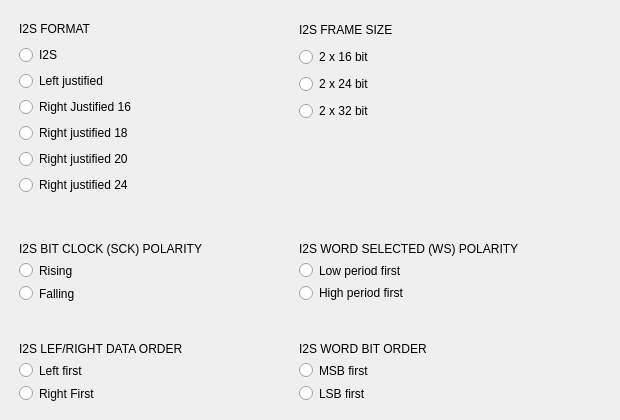
<?xml version="1.0" encoding="UTF-8"?>
<ui version="4.0">
 <class>DAsetupDialog</class>
 <widget class="QDialog" name="DAsetupDialog">
  <property name="geometry">
   <rect>
    <x>0</x>
    <y>0</y>
    <width>620</width>
    <height>420</height>
   </rect>
  </property>
  <property name="sizePolicy">
   <sizepolicy hsizetype="Fixed" vsizetype="Fixed">
    <horstretch>0</horstretch>
    <verstretch>0</verstretch>
   </sizepolicy>
  </property>
  <property name="minimumSize">
   <size>
    <width>620</width>
    <height>420</height>
   </size>
  </property>
  <property name="maximumSize">
   <size>
    <width>620</width>
    <height>420</height>
   </size>
  </property>
  <property name="contextMenuPolicy">
   <enum>Qt::NoContextMenu</enum>
  </property>
  <property name="windowTitle">
   <string>I2S setup</string>
  </property>
  <property name="windowIcon">
   <iconset resource="Resources.qrc">
    <normaloff>:/mlogo3_resized_300x234.png</normaloff>:/mlogo3_resized_300x234.png</iconset>
  </property>
  <property name="window_background" stdset="0">
   <string>wind__background</string>
  </property>
  <widget class="QFrame" name="verticalFrame">
   <property name="geometry">
    <rect>
     <x>10</x>
     <y>10</y>
     <width>261</width>
     <height>201</height>
    </rect>
   </property>
   <layout class="QVBoxLayout" name="verticalLayout">
    <item>
     <widget class="QLabel" name="label_2_DA">
      <property name="minimumSize">
       <size>
        <width>0</width>
        <height>20</height>
       </size>
      </property>
      <property name="maximumSize">
       <size>
        <width>16777215</width>
        <height>20</height>
       </size>
      </property>
      <property name="text">
       <string>I2S FORMAT</string>
      </property>
      <property name="lable_radio_butto_header" stdset="0">
       <string>set</string>
      </property>
     </widget>
    </item>
    <item>
     <widget class="QRadioButton" name="I2Sradio">
      <property name="text">
       <string>I2S</string>
      </property>
      <property name="simpl_radio_but" stdset="0">
       <string>set</string>
      </property>
      <property name="radio_but_I2S_unchecked" stdset="0">
       <string>unchecked</string>
      </property>
      <property name="radio_but_I2S_checked" stdset="0">
       <string>checked</string>
      </property>
     </widget>
    </item>
    <item>
     <widget class="QRadioButton" name="LeftRadio">
      <property name="text">
       <string>Left justified</string>
      </property>
      <property name="simpl_radio_but" stdset="0">
       <string>set</string>
      </property>
      <property name="radio_but_I2S_unchecked" stdset="0">
       <string>unchecked</string>
      </property>
      <property name="radio_but_I2S_checked" stdset="0">
       <string>checked</string>
      </property>
     </widget>
    </item>
    <item>
     <widget class="QRadioButton" name="right16radio">
      <property name="text">
       <string>Right Justified 16</string>
      </property>
      <property name="simpl_radio_but" stdset="0">
       <string>set</string>
      </property>
      <property name="radio_but_I2S_unchecked" stdset="0">
       <string>unchecked</string>
      </property>
      <property name="radio_but_I2S_checked" stdset="0">
       <string>checked</string>
      </property>
     </widget>
    </item>
    <item>
     <widget class="QRadioButton" name="right18radio">
      <property name="text">
       <string>Right justified 18</string>
      </property>
      <property name="simpl_radio_but" stdset="0">
       <string>set</string>
      </property>
      <property name="radio_but_I2S_unchecked" stdset="0">
       <string>unchecked</string>
      </property>
      <property name="radio_but_I2S_checked" stdset="0">
       <string>checked</string>
      </property>
     </widget>
    </item>
    <item>
     <widget class="QRadioButton" name="right20radio">
      <property name="text">
       <string>Right justified 20</string>
      </property>
      <property name="simpl_radio_but" stdset="0">
       <string>set</string>
      </property>
      <property name="radio_but_I2S_unchecked" stdset="0">
       <string>unchecked</string>
      </property>
      <property name="radio_but_I2S_checked" stdset="0">
       <string>checked</string>
      </property>
     </widget>
    </item>
    <item>
     <widget class="QRadioButton" name="right24radio">
      <property name="text">
       <string>Right justified 24</string>
      </property>
      <property name="simpl_radio_but" stdset="0">
       <string>set</string>
      </property>
      <property name="radio_but_I2S_unchecked" stdset="0">
       <string>unchecked</string>
      </property>
      <property name="radio_but_I2S_checked" stdset="0">
       <string>checked</string>
      </property>
     </widget>
    </item>
   </layout>
  </widget>
  <widget class="QFrame" name="verticalFrame_2">
   <property name="geometry">
    <rect>
     <x>290</x>
     <y>10</y>
     <width>321</width>
     <height>121</height>
    </rect>
   </property>
   <layout class="QVBoxLayout" name="verticalLayout_2">
    <item>
     <widget class="QLabel" name="label_4_DA">
      <property name="minimumSize">
       <size>
        <width>0</width>
        <height>20</height>
       </size>
      </property>
      <property name="maximumSize">
       <size>
        <width>16777215</width>
        <height>20</height>
       </size>
      </property>
      <property name="text">
       <string>I2S FRAME SIZE</string>
      </property>
      <property name="lable_radio_butto_header" stdset="0">
       <string>set</string>
      </property>
     </widget>
    </item>
    <item>
     <widget class="QRadioButton" name="frame16">
      <property name="text">
       <string>2 x 16 bit</string>
      </property>
      <property name="simpl_radio_but" stdset="0">
       <string>set</string>
      </property>
      <property name="radio_but_I2S_unchecked" stdset="0">
       <string>unchecked</string>
      </property>
      <property name="radio_but_I2S_checked" stdset="0">
       <string>checked</string>
      </property>
     </widget>
    </item>
    <item>
     <widget class="QRadioButton" name="frame24">
      <property name="text">
       <string>2 x 24 bit</string>
      </property>
      <property name="simpl_radio_but" stdset="0">
       <string>set</string>
      </property>
      <property name="radio_but_I2S_unchecked" stdset="0">
       <string>unchecked</string>
      </property>
      <property name="radio_but_I2S_checked" stdset="0">
       <string>checked</string>
      </property>
     </widget>
    </item>
    <item>
     <widget class="QRadioButton" name="frame32">
      <property name="text">
       <string>2 x 32 bit</string>
      </property>
      <property name="simpl_radio_but" stdset="0">
       <string>set</string>
      </property>
      <property name="radio_but_I2S_unchecked" stdset="0">
       <string>unchecked</string>
      </property>
      <property name="radio_but_I2S_checked" stdset="0">
       <string>checked</string>
      </property>
     </widget>
    </item>
   </layout>
  </widget>
  <widget class="QFrame" name="verticalFrame">
   <property name="geometry">
    <rect>
     <x>10</x>
     <y>230</y>
     <width>261</width>
     <height>81</height>
    </rect>
   </property>
   <layout class="QVBoxLayout" name="verticalLayout_3">
    <item>
     <widget class="QLabel" name="label_3_DA">
      <property name="minimumSize">
       <size>
        <width>0</width>
        <height>20</height>
       </size>
      </property>
      <property name="maximumSize">
       <size>
        <width>16777215</width>
        <height>20</height>
       </size>
      </property>
      <property name="text">
       <string>I2S BIT CLOCK (SCK) POLARITY</string>
      </property>
      <property name="lable_radio_butto_header" stdset="0">
       <string>set</string>
      </property>
     </widget>
    </item>
    <item>
     <widget class="QRadioButton" name="sckpolRisingradio">
      <property name="text">
       <string>Rising</string>
      </property>
      <property name="simpl_radio_but" stdset="0">
       <string>set</string>
      </property>
      <property name="radio_but_I2S_unchecked" stdset="0">
       <string>unchecked</string>
      </property>
      <property name="radio_but_I2S_checked" stdset="0">
       <string>checked</string>
      </property>
     </widget>
    </item>
    <item>
     <widget class="QRadioButton" name="sckpolFallingRadio">
      <property name="text">
       <string>Falling</string>
      </property>
      <property name="simpl_radio_but" stdset="0">
       <string>set</string>
      </property>
      <property name="radio_but_I2S_unchecked" stdset="0">
       <string>unchecked</string>
      </property>
      <property name="radio_but_I2S_checked" stdset="0">
       <string>checked</string>
      </property>
     </widget>
    </item>
   </layout>
  </widget>
  <widget class="QFrame" name="verticalFrame">
   <property name="geometry">
    <rect>
     <x>290</x>
     <y>230</y>
     <width>321</width>
     <height>80</height>
    </rect>
   </property>
   <layout class="QVBoxLayout" name="verticalLayout_4">
    <item>
     <widget class="QLabel" name="label_5_DA">
      <property name="minimumSize">
       <size>
        <width>0</width>
        <height>20</height>
       </size>
      </property>
      <property name="maximumSize">
       <size>
        <width>16777215</width>
        <height>20</height>
       </size>
      </property>
      <property name="text">
       <string>I2S WORD SELECTED (WS) POLARITY</string>
      </property>
      <property name="lable_radio_butto_header" stdset="0">
       <string>set</string>
      </property>
     </widget>
    </item>
    <item>
     <widget class="QRadioButton" name="wsPolRise">
      <property name="text">
       <string>Low period first</string>
      </property>
      <property name="simpl_radio_but" stdset="0">
       <string>set</string>
      </property>
      <property name="radio_but_I2S_unchecked" stdset="0">
       <string>unchecked</string>
      </property>
      <property name="radio_but_I2S_checked" stdset="0">
       <string>checked</string>
      </property>
     </widget>
    </item>
    <item>
     <widget class="QRadioButton" name="wsPolFall">
      <property name="text">
       <string>High period first</string>
      </property>
      <property name="simpl_radio_but" stdset="0">
       <string>set</string>
      </property>
      <property name="radio_but_I2S_unchecked" stdset="0">
       <string>unchecked</string>
      </property>
      <property name="radio_but_I2S_checked" stdset="0">
       <string>checked</string>
      </property>
     </widget>
    </item>
   </layout>
  </widget>
  <widget class="QFrame" name="verticalFrame">
   <property name="geometry">
    <rect>
     <x>10</x>
     <y>330</y>
     <width>261</width>
     <height>81</height>
    </rect>
   </property>
   <layout class="QVBoxLayout" name="verticalLayout_5">
    <item>
     <widget class="QLabel" name="label_6_DA">
      <property name="minimumSize">
       <size>
        <width>0</width>
        <height>20</height>
       </size>
      </property>
      <property name="maximumSize">
       <size>
        <width>16777215</width>
        <height>20</height>
       </size>
      </property>
      <property name="text">
       <string>I2S LEF/RIGHT DATA ORDER</string>
      </property>
      <property name="lable_radio_butto_header" stdset="0">
       <string>set</string>
      </property>
     </widget>
    </item>
    <item>
     <widget class="QRadioButton" name="LeftFirst">
      <property name="text">
       <string>Left first</string>
      </property>
      <property name="simpl_radio_but" stdset="0">
       <string>set</string>
      </property>
      <property name="radio_but_I2S_unchecked" stdset="0">
       <string>unchecked</string>
      </property>
      <property name="radio_but_I2S_checked" stdset="0">
       <string>checked</string>
      </property>
     </widget>
    </item>
    <item>
     <widget class="QRadioButton" name="RightFirst">
      <property name="text">
       <string>Right First</string>
      </property>
      <property name="simpl_radio_but" stdset="0">
       <string>set</string>
      </property>
      <property name="radio_but_I2S_unchecked" stdset="0">
       <string>unchecked</string>
      </property>
      <property name="radio_but_I2S_checked" stdset="0">
       <string>checked</string>
      </property>
     </widget>
    </item>
   </layout>
  </widget>
  <widget class="QFrame" name="verticalFrame_2">
   <property name="geometry">
    <rect>
     <x>290</x>
     <y>330</y>
     <width>321</width>
     <height>81</height>
    </rect>
   </property>
   <layout class="QVBoxLayout" name="verticalLayout_6">
    <item>
     <widget class="QLabel" name="label_7_DA">
      <property name="minimumSize">
       <size>
        <width>0</width>
        <height>20</height>
       </size>
      </property>
      <property name="maximumSize">
       <size>
        <width>16777215</width>
        <height>20</height>
       </size>
      </property>
      <property name="text">
       <string>I2S WORD BIT ORDER </string>
      </property>
      <property name="lable_radio_butto_header" stdset="0">
       <string>set</string>
      </property>
     </widget>
    </item>
    <item>
     <widget class="QRadioButton" name="msbfirst">
      <property name="text">
       <string>MSB first</string>
      </property>
      <property name="simpl_radio_but" stdset="0">
       <string>set</string>
      </property>
      <property name="radio_but_I2S_unchecked" stdset="0">
       <string>unchecked</string>
      </property>
      <property name="radio_but_I2S_checked" stdset="0">
       <string>checked</string>
      </property>
     </widget>
    </item>
    <item>
     <widget class="QRadioButton" name="lsbfirst">
      <property name="text">
       <string>LSB first</string>
      </property>
      <property name="simpl_radio_but" stdset="0">
       <string>set</string>
      </property>
      <property name="radio_but_I2S_unchecked" stdset="0">
       <string>unchecked</string>
      </property>
      <property name="radio_but_I2S_checked" stdset="0">
       <string>checked</string>
      </property>
     </widget>
    </item>
   </layout>
  </widget>
 </widget>
 <resources>
  <include location="Resources.qrc"/>
 </resources>
 <connections/>
</ui>
